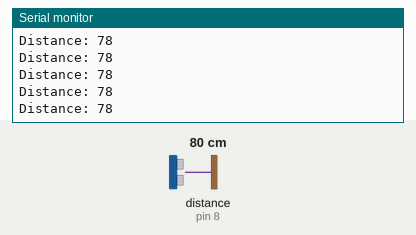
Bench run of a sketch on a simulated Arduino Uno, built with avr-gcc and run on an emulated ATmega328P. Parts: the last lines printed to the serial monitor. Wiring (inferred from the names in the program): ultrasonic range finder: trigger pin 7; echo pin 8. The test bench sets the inputs (shaded band); at power-on: distance to the obstacle (sensor on pin 8) 80 cm. The echo pulse lasts 58.3 µs per cm.

Above: at 1.2 s.
1.3 s: distance to the obstacle (sensor on pin 8) set to 2 cm
At 1.9 s:
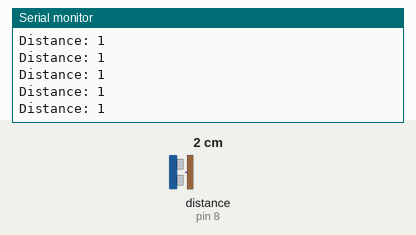
4.3 s: distance to the obstacle (sensor on pin 8) set to 120 cm
At 5.4 s:
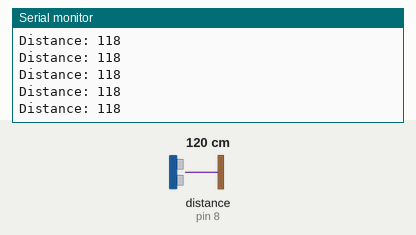
7.3 s: distance to the obstacle (sensor on pin 8) set to 4 cm
At 8.1 s:
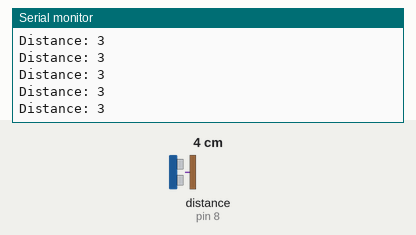
10.3 s: distance to the obstacle (sensor on pin 8) set to 18 cm
At 11.2 s:
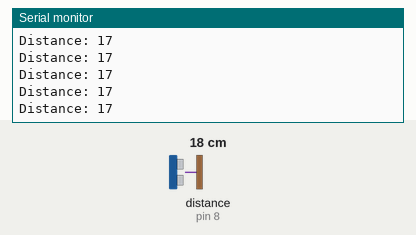
Timing chart, 0 to 13.3 s (numbered marks = the images above; inputs shaded):
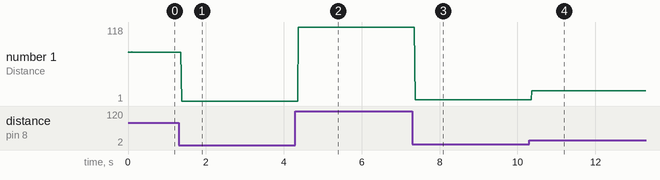

The sketch:

PIR-rad-ulsnd-vib.ino
```cpp
#define Vib_Pin 7
#define Pir_Pin 8
#define Rad_Pin 8
#define CO2_Pin A0
#define Trig_Pin 7
#define Echo_Pin 8
int out = 0;
int p_out = 0;
long duration;
int distance;

void setup() {
  // initialize serial communication at 9600 bits per second:
  pinMode(Vib_Pin,INPUT);
  pinMode(Pir_Pin,INPUT);
  pinMode(Rad_Pin,INPUT);
  pinMode(Trig_Pin,OUTPUT);
  pinMode(Echo_Pin,INPUT);
  Serial.begin(9600);
}

// the loop routine runs over and over again forever:
void loop() {

// Vibrometer

//  p_out=out;
//  out=digitalRead(Vib_Pin);
//  if(p_out!=out){
//    Serial.println("VIBRAAAAAA");
//  }else{
//    Serial.println("NON VIBRA :(");
//  }
//  // delay in between reads for stability

// All the rest (PIR,Sonar)

//  out = digitalRead(Pir_Pin);
//  Serial.print("Readout: ");
//  Serial.println(out);
//  delay(100);

// CO2

//   out = analogRead(CO2_Pin);
//   Serial.print("Readout: ");
//   Serial.println(out);

 // Clears the Trig_Pin
  digitalWrite(Trig_Pin, LOW);
  delayMicroseconds(2);
  // Sets the Trig_Pin on HIGH state for 10 micro seconds
  digitalWrite(Trig_Pin, HIGH);
  delayMicroseconds(10);
  digitalWrite(Trig_Pin, LOW);
  // Reads the Echo_Pin, returns the sound wave travel time in microseconds
  duration = pulseIn(Echo_Pin, HIGH);
  // Calculating the distance
  distance = duration * 0.034 / 2;
  // Prints the distance on the Serial Monitor
  Serial.print("Distance: ");
  Serial.println(distance);


}
```

Measured:
- after the input at 1.3 s, the serial monitor: prints a new line after 0.07 s (image 1)
- after the input at 4.3 s, the serial monitor: prints a new line after 0.08 s (image 2)
- after the input at 7.3 s, the serial monitor: prints a new line after 0.07 s (image 3)
- after the input at 10.3 s, the serial monitor: prints a new line after 0.07 s (image 4)
- plotted number 1: 78 → 1 after the input at 1.3 s, 1 → 118 after the input at 4.3 s, 118 → 3 after the input at 7.3 s, 3 → 1 after the input at 10.3 s
